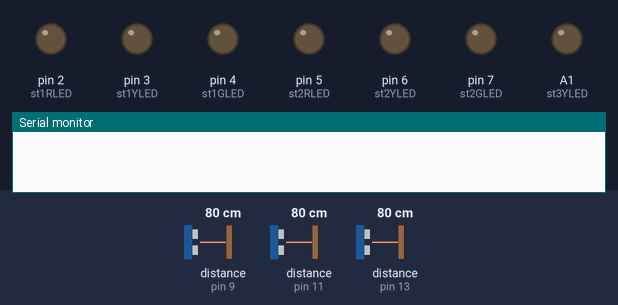
A sketch run on a simulated Arduino Uno, built with avr-gcc and run on an emulated ATmega328P. On the bench: output pins drawn as LEDs (lit = HIGH), the last lines printed to the serial monitor. Wiring (inferred from the names in the program): 3 × ultrasonic range finder: trigger pin 8, echo pin 9 / trigger pin 10, echo pin 11 / trigger pin 12, echo pin 13. Inputs (shaded band) come from the test bench; at power-on: distance to the obstacle (sensors on pin 9, pin 11, pin 13) 80 cm. The echo pulse lasts 58.3 µs per cm; pins used as bus, display or sensor lines are not drawn.

Above: at 1.2 s.
1.3 s: distance to the obstacle (sensor on pin 9) set to 12 cm
2.8 s: distance to the obstacle (sensor on pin 9) set to 9 cm
At 3.1 s:
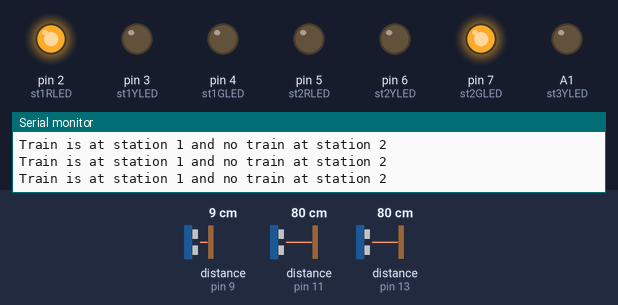
4.3 s: distance to the obstacle (sensor on pin 11) set to 12 cm
7.3 s: distance to the obstacle (sensor on pin 11) set to 9 cm
At 8.1 s:
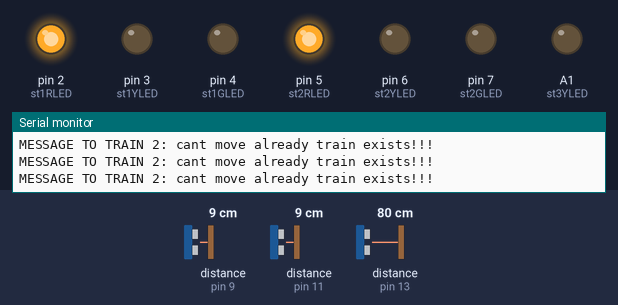
8.8 s: distance to the obstacle (sensor on pin 9) set to 18 cm
At 9.5 s:
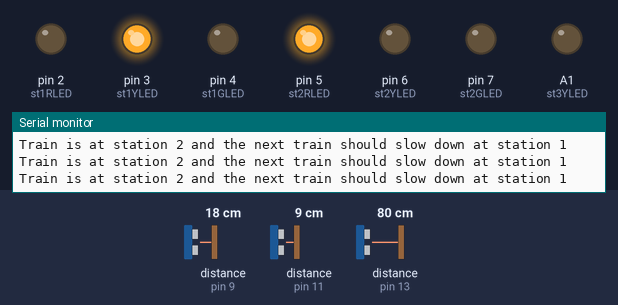
Timing chart, 0 to 11.3 s (numbered marks = the images above; inputs shaded):
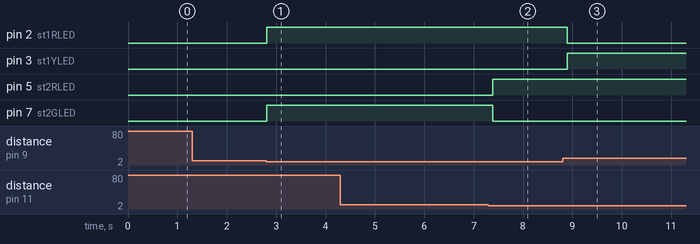

Measured:
- the behaviour switches between 11 and 10 cm on distance to the obstacle (sensor on pin 9) (found by bisection; images 0 and 1)
- the behaviour switches between 11 and 10 cm on distance to the obstacle (sensor on pin 11) (found by bisection; images 1 and 2)
- after the input at 1.3 s, every drawn part: stays the same
- after the input at 2.8 s, pin 2 (st1RLED), pin 7 (st2GLED): LOW → HIGH at once
- after the input at 7.3 s, pin 5 (st2RLED): LOW → HIGH after 0.09 s; pin 7 (st2GLED): HIGH → LOW after 0.09 s
- after the input at 8.8 s, pin 2 (st1RLED): HIGH → LOW after 0.09 s; pin 3 (st1YLED): LOW → HIGH after 0.09 s

The sketch:

metro_signalling_system.ino
```cpp
// Define the pins for the LEDs
const int st1RLED = 2;
const int st1YLED = 3;
const int st1GLED = 4;


const int st2RLED = 5;
const int st2YLED = 6;
const int st2GLED = 7;

const int st3RLED = 0;
const int st3YLED = A1;
const int st3GLED = 1;

// Define the pins for the ultrasonic sensors
const int s1trigpin = 8;
const int s1echopin = 9;

const int s2trigpin = 10;
const int s2echopin = 11;

const int s3trigpin = 12;
const int s3echopin = 13;

void setup() {
  // Initialize ultrasonic sensors
  pinMode(s1trigpin, OUTPUT);
  pinMode(s1echopin, INPUT);

  pinMode(s2trigpin, OUTPUT);
  pinMode(s2echopin, INPUT);

  pinMode(s3trigpin, OUTPUT);
  pinMode(s3echopin, INPUT);

  // Initialize LEDs
  pinMode(st1RLED, OUTPUT);
  pinMode(st1YLED, OUTPUT);
  pinMode(st1GLED, OUTPUT);

  pinMode(st2RLED, OUTPUT);
  pinMode(st2YLED, OUTPUT);
  pinMode(st2GLED, OUTPUT);

  pinMode(st3RLED, OUTPUT);
  pinMode(st3YLED, OUTPUT);
  pinMode(st3GLED, OUTPUT);
  Serial.begin(9600);

  // Initially, set all LEDs to OFF
  turnOffAllLEDs();
}

void loop() {
  // Measure the distance from the ultrasonic sensors
  long distance1 = measureDistance(s1trigpin, s1echopin);
  long distance2 = measureDistance(s2trigpin, s2echopin);
  long distance3 = measureDistance(s3trigpin, s3echopin);

  if(distance1<10 && distance2<10)
  {
    Serial.println("MESSAGE TO TRAIN 2: cant move already train exists!!!");
  digitalWrite(st1RLED, HIGH);
  digitalWrite(st1YLED, LOW);
  digitalWrite(st1GLED, LOW);

  digitalWrite(st2RLED, HIGH);
  digitalWrite(st2YLED, LOW);
  digitalWrite(st2GLED, LOW);

  digitalWrite(st3RLED, LOW);
  digitalWrite(st3YLED, LOW);
  digitalWrite(st3GLED, LOW);
  }
  // Check which station the train is at and control the LEDs accordingly
  else
  {
    if (distance1 < 10) {
    // Train is at station 1
    setStation1LEDs();
    Serial.println("Train is at station 1 and no train at station 2");
  } else if (distance2 < 10) {
    // Train is at station 2
    Serial.println("Train is at station 2 and the next train should slow down at station 1 ");
    setStation2LEDs();
  } else if (distance3 < 10) {
    // Train is at station 3
    setStation3LEDs();
    Serial.println("no train is on the track.");
  }
  }
}

long measureDistance(int triggerPin, int echoPin) {
  // Measure the distance using an ultrasonic sensor
  digitalWrite(triggerPin, LOW);
  delayMicroseconds(2);
  digitalWrite(triggerPin, HIGH);
  delayMicroseconds(10);
  digitalWrite(triggerPin, LOW);

  long duration = pulseIn(echoPin, HIGH);
  long distance = ((0.017)*duration); // Calculate distance in centimeters

  return distance;
}

void turnOffAllLEDs() {
  // Turn off all LEDs
  digitalWrite(st1RLED, LOW);
  digitalWrite(st1YLED, LOW);
  digitalWrite(st1GLED, LOW);

  digitalWrite(st2RLED, LOW);
  digitalWrite(st2YLED, LOW);
  digitalWrite(st2GLED, LOW);

  digitalWrite(st3RLED, LOW);
  digitalWrite(st3YLED, LOW);
  digitalWrite(st3GLED, LOW);
}

void setStation1LEDs() {
  // Set station 1 LED to Red, station 2 LED to Yellow, and station 3 LED to Green
  digitalWrite(st1RLED, HIGH);
  digitalWrite(st2RLED, LOW);
  digitalWrite(st3RLED, LOW);

  digitalWrite(st1YLED, LOW);
  digitalWrite(st2YLED, LOW);
  digitalWrite(st3YLED, LOW);

  digitalWrite(st1GLED, LOW);
  digitalWrite(st2GLED, HIGH);
  digitalWrite(st3GLED, HIGH);
}

void setStation2LEDs() {
  // Set station 1 LED to Yellow, station 2 LED to Red, and station 3 LED to Green
  digitalWrite(st1RLED, LOW);
  digitalWrite(st2RLED, HIGH);
  digitalWrite(st3RLED, LOW);

  digitalWrite(st1YLED, HIGH);
  digitalWrite(st2YLED, LOW);
  digitalWrite(st3YLED, LOW);

  digitalWrite(st1GLED, LOW);
  digitalWrite(st2GLED, LOW);
  digitalWrite(st3GLED, HIGH);
}

void setStation3LEDs() {
  // Set station 1 LED to Green, station 2 LED to Yellow, and station 3 LED to Red
  digitalWrite(st1RLED, LOW);
  digitalWrite(st2RLED, LOW);
  digitalWrite(st3RLED, HIGH);

  digitalWrite(st1YLED, LOW);
  digitalWrite(st2YLED, LOW);
  digitalWrite(st3YLED, LOW);

  digitalWrite(st1GLED, HIGH);
  digitalWrite(st2GLED, HIGH);
  digitalWrite(st3GLED, LOW);
}
```
